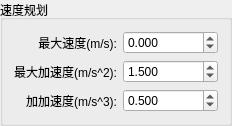
            <widget class="QGroupBox" name="groupBox_18">
             <property name="sizePolicy">
              <sizepolicy hsizetype="Preferred" vsizetype="Preferred">
               <horstretch>0</horstretch>
               <verstretch>0</verstretch>
              </sizepolicy>
             </property>
             <property name="title">
              <string>速度规划</string>
             </property>
             <layout class="QHBoxLayout" name="horizontalLayout_15">
              <item>
               <layout class="QVBoxLayout" name="verticalLayout_8">
                <item>
                 <widget class="QLabel" name="label_20">
                  <property name="text">
                   <string>最大速度(m/s):</string>
                  </property>
                  <property name="alignment">
                   <set>Qt::AlignRight|Qt::AlignTrailing|Qt::AlignVCenter</set>
                  </property>
                 </widget>
                </item>
                <item>
                 <widget class="QLabel" name="label_16">
                  <property name="sizePolicy">
                   <sizepolicy hsizetype="Preferred" vsizetype="Preferred">
                    <horstretch>0</horstretch>
                    <verstretch>0</verstretch>
                   </sizepolicy>
                  </property>
                  <property name="layoutDirection">
                   <enum>Qt::LeftToRight</enum>
                  </property>
                  <property name="text">
                   <string>最大加速度(m/s^2):</string>
                  </property>
                  <property name="alignment">
                   <set>Qt::AlignRight|Qt::AlignTrailing|Qt::AlignVCenter</set>
                  </property>
                 </widget>
                </item>
                <item>
                 <widget class="QLabel" name="label_17">
                  <property name="sizePolicy">
                   <sizepolicy hsizetype="Preferred" vsizetype="Preferred">
                    <horstretch>0</horstretch>
                    <verstretch>0</verstretch>
                   </sizepolicy>
                  </property>
                  <property name="layoutDirection">
                   <enum>Qt::LeftToRight</enum>
                  </property>
                  <property name="text">
                   <string>加加速度(m/s^3):</string>
                  </property>
                  <property name="alignment">
                   <set>Qt::AlignRight|Qt::AlignTrailing|Qt::AlignVCenter</set>
                  </property>
                 </widget>
                </item>
               </layout>
              </item>
              <item>
               <layout class="QVBoxLayout" name="verticalLayout_48">
                <item>
                 <widget class="QDoubleSpinBox" name="doubleSpinBox_max_v">
                  <property name="sizePolicy">
                   <sizepolicy hsizetype="Preferred" vsizetype="Fixed">
                    <horstretch>0</horstretch>
                    <verstretch>0</verstretch>
                   </sizepolicy>
                  </property>
                  <property name="decimals">
                   <number>3</number>
                  </property>
                  <property name="minimum">
                   <double>-99999999.000000000000000</double>
                  </property>
                  <property name="maximum">
                   <double>99999999.000000000000000</double>
                  </property>
                 </widget>
                </item>
                <item>
                 <widget class="QDoubleSpinBox" name="doubleSpinBox_max_acc">
                  <property name="sizePolicy">
                   <sizepolicy hsizetype="Preferred" vsizetype="Fixed">
                    <horstretch>0</horstretch>
                    <verstretch>0</verstretch>
                   </sizepolicy>
                  </property>
                  <property name="decimals">
                   <number>3</number>
                  </property>
                  <property name="minimum">
                   <double>-99999999.000000000000000</double>
                  </property>
                  <property name="maximum">
                   <double>99999999.000000000000000</double>
                  </property>
                  <property name="value">
                   <double>1.500000000000000</double>
                  </property>
                 </widget>
                </item>
                <item>
                 <widget class="QDoubleSpinBox" name="doubleSpinBox_jerk">
                  <property name="sizePolicy">
                   <sizepolicy hsizetype="Preferred" vsizetype="Fixed">
                    <horstretch>0</horstretch>
                    <verstretch>0</verstretch>
                   </sizepolicy>
                  </property>
                  <property name="decimals">
                   <number>3</number>
                  </property>
                  <property name="minimum">
                   <double>-99999999.000000000000000</double>
                  </property>
                  <property name="maximum">
                   <double>99999999.000000000000000</double>
                  </property>
                  <property name="value">
                   <double>0.500000000000000</double>
                  </property>
                 </widget>
                </item>
               </layout>
              </item>
             </layout>
            </widget>
